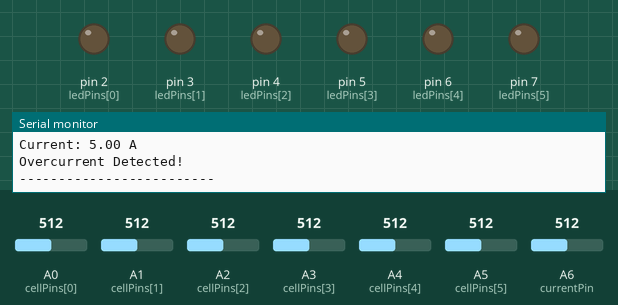
A sketch run on a simulated Arduino Nano, built with avr-gcc and run on an emulated ATmega328P. Shown: output pins drawn as LEDs (lit = HIGH), the last lines printed to the serial monitor. The inputs (shaded band) are chosen by the test bench; at power-on: A0 (cellPins[0]) = 512, A1 (cellPins[1]) = 512, A2 (cellPins[2]) = 512, A3 (cellPins[3]) = 512, A4 (cellPins[4]) = 512, A5 (cellPins[5]) = 512, A6 (currentPin) = 512.

Above: at 5.9 s.
6.0 s: A0 (cellPins[0]) set to 619
12.2 s: A0 (cellPins[0]) set to 652
At 16.1 s:
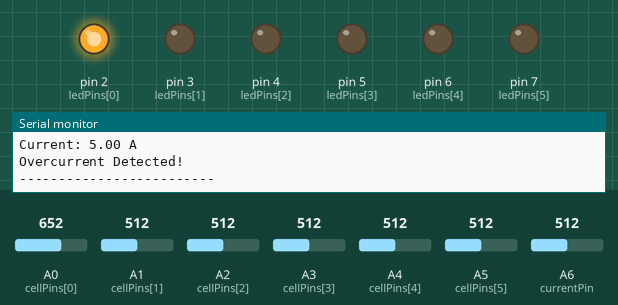
18.4 s: A1 (cellPins[1]) set to 621
24.6 s: A1 (cellPins[1]) set to 641
At 26.5 s:
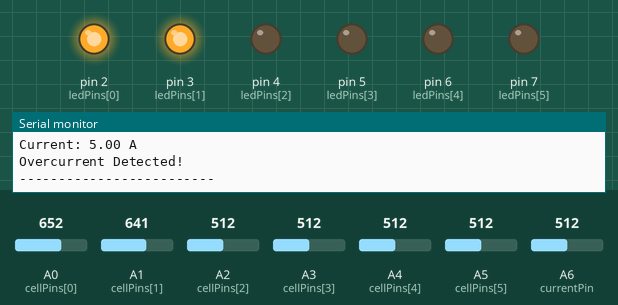
30.8 s: A2 (cellPins[2]) set to 619
37.0 s: A2 (cellPins[2]) set to 644
At 41.8 s:
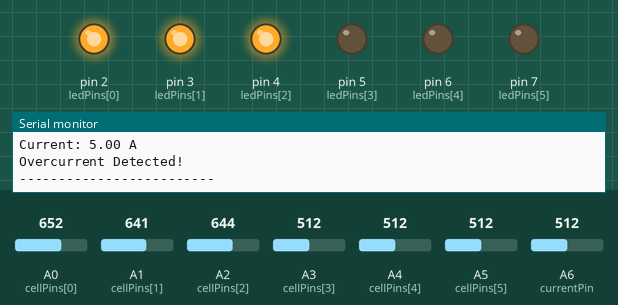
Timing chart, 0 to 43.3 s (numbered marks = the images above; inputs shaded):
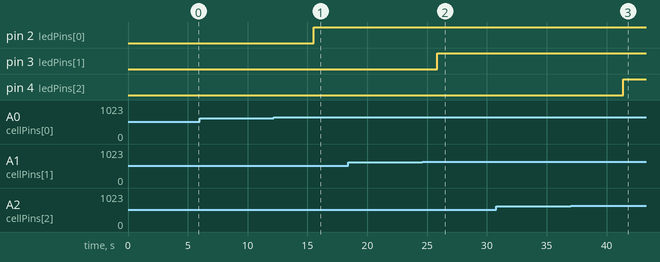

The sketch:

code.ino
```cpp
int cellPins[6] = {A0, A1, A2, A3, A4, A5};
int ledPins[6] = {2, 3, 4, 5, 6, 7};
const int currentPin = A6;

float voltages[6];
float current;
float maxVolt = 6.2;
float minVolt = 3.0;
float maxCurrent = 5.0;
float minCurrent = 0.2;

void setup() {
  Serial.begin(9600);
  for (int i = 0; i < 6; i++) {
    pinMode(ledPins[i], OUTPUT);
  }
}

void loop() {
  int currentADC = analogRead(currentPin);
  float rawVoltage = currentADC * (5.0 / 1023.0);
  current = (rawVoltage / 5.0) * 10.0;  // Simulate 0–10A

  String voltageFaultCells = "";
  bool allCellsOK = true;

  Serial.println("---- Battery Status ----");

  for (int i = 0; i < 6; i++) {
    int adc = analogRead(cellPins[i]);
    voltages[i] = (adc * 5.0 / 1023.0) * 2.0;

    if (voltages[i] > maxVolt || voltages[i] < minVolt) {
      digitalWrite(ledPins[i], HIGH);
      voltageFaultCells += "Cell " + String(i + 1) + ", ";
      allCellsOK = false;
    } else {
      digitalWrite(ledPins[i], LOW);
    }

    Serial.print("Cell ");
    Serial.print(i + 1);
    Serial.print(": ");
    Serial.print(voltages[i]);
    Serial.println(" V");
  }

  // Voltage Fault Summary
  if (!allCellsOK) {
    voltageFaultCells.remove(voltageFaultCells.length() - 2);  // Remove last comma
    Serial.print("Voltage Faults Detected in: ");
    Serial.println(voltageFaultCells);
  } else {
    Serial.println("All cell voltages are within safe range.");
  }

  // Current Status
  Serial.print("Current: ");
  Serial.print(current);
  Serial.println(" A");

  if (current > maxCurrent) {
    Serial.println("Overcurrent Detected!");
  } else if (current < minCurrent) {
    Serial.println(" Undercurrent Detected!");
  } else {
    Serial.println("Current is within safe range.");
  }

  Serial.println("-------------------------\n");
  delay(5000);
}
```

Measured:
- the behaviour switches between 634 and 635 on A0 (cellPins[0]) (found by bisection; images 0 and 1)
- the behaviour switches between 634 and 635 on A1 (cellPins[1]) (found by bisection; images 1 and 2)
- the behaviour switches between 634 and 635 on A2 (cellPins[2]) (found by bisection; images 2 and 3)
- after the input at 12.2 s, pin 2 (ledPins[0]): LOW → HIGH after 3.3 s
- after the input at 24.6 s, pin 3 (ledPins[1]): LOW → HIGH after 1.3 s
- after the input at 37.0 s, pin 4 (ledPins[2]): LOW → HIGH after 4.4 s
